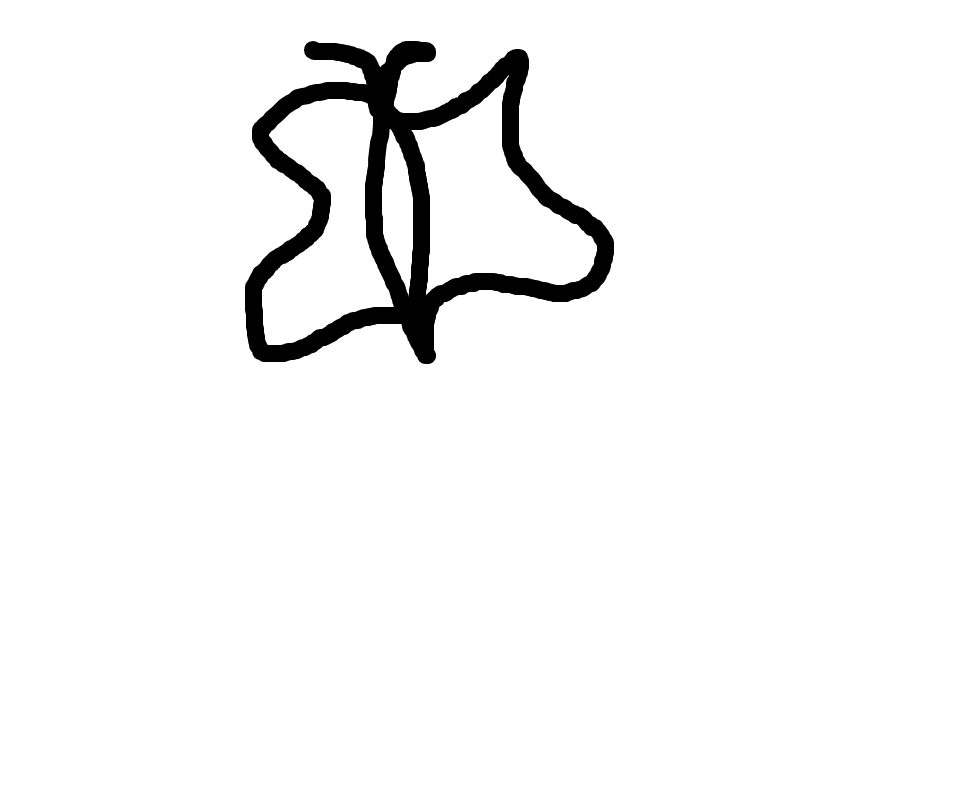
#> input picture backend/temp_butterfly.png, 958 x 789 px
$ python -i preprocess.py   (imports and definitions only)
#> lines starting #> are read from the running program, lines starting #| are printed output that depends on the picture; after the words box and inside, x2 and y2 are one past the last pixel; in counts of white or black regions, pixels touching at a corner belong together
from PIL import Image
import numpy as np

def preprocess_image(image_file):
    # Load image
#> called with image_file = 'temp_butterfly.png'
    img = Image.open(image_file).convert("RGBA")
#> img is the input picture: PIL image 958x789 RGBA; mean R, G, B, A 244.4, 244.4, 244.4, 255

    # Convert to grayscale
    img = img.convert("L")
#> img: PIL image 958x789 L

    # Convert to numpy array
    img_arr = np.array(img)

    # Detect non-white pixels (the drawing)
    mask = img_arr < 250
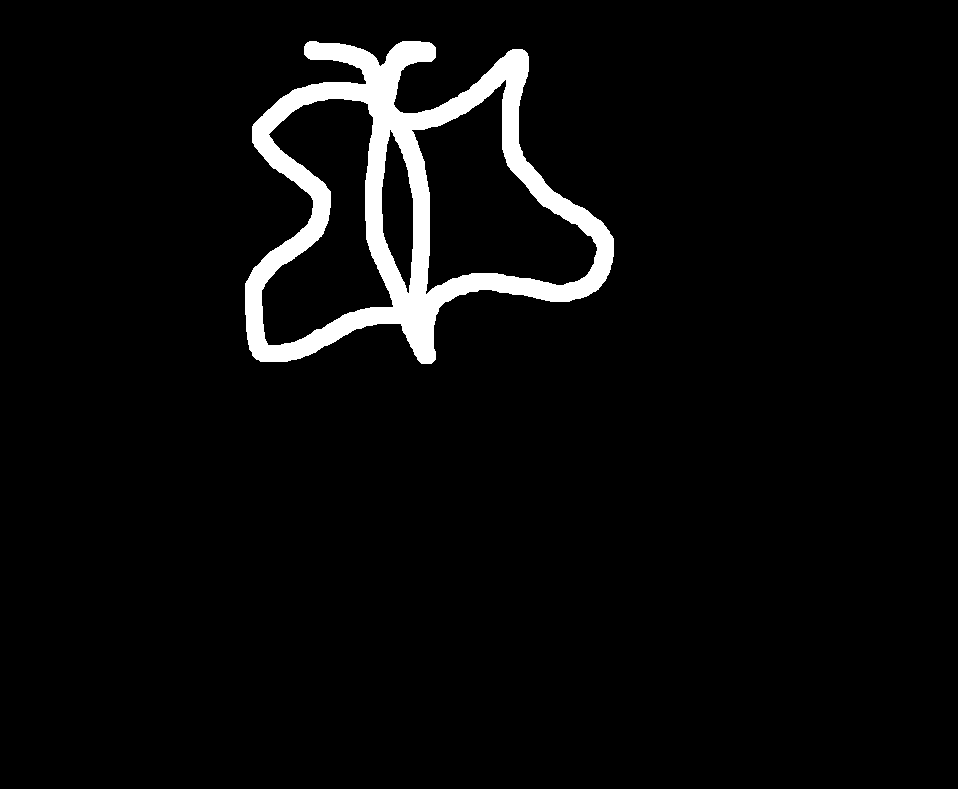
#> mask: shape (789, 958) bool; 4.3% white; 1 white region, box (x1, y1, x2, y2) and area: (245, 41, 614, 364) 32786

    # Find bounding box
    coords = np.argwhere(mask)
#> coords = 32786 pairs, first value 41 to 363, second value 245 to 613

    y_min, x_min = coords.min(axis=0)
#> y_min = 41; x_min = 245
    y_max, x_max = coords.max(axis=0)
#> y_max = 363; x_max = 613

    # Crop to drawing
    cropped = img_arr[y_min:y_max+1, x_min:x_max+1]
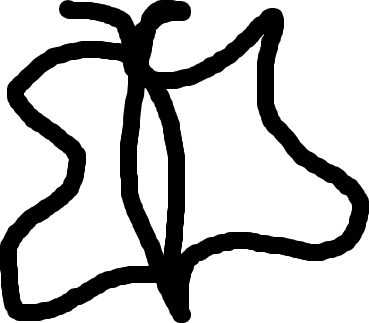
#> cropped: shape (323, 369); min 0, max 255, mean 187.5

    # Add small padding
    padding = 10
    cropped = np.pad(
        cropped,
        pad_width=padding,
        mode='constant',
        constant_values=255
    )
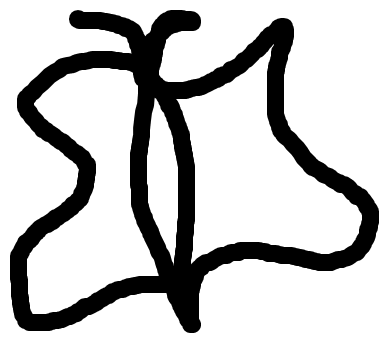
#> cropped: shape (343, 389); min 0, max 255, mean 194.7

    # Resize to 28x28
    resized = Image.fromarray(cropped).resize((28, 28))
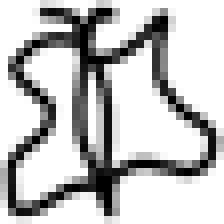
#> resized: PIL image 28x28 L (shown 8 times larger); min 0, max 255, mean 193.3

    # Convert back to numpy
    final_img = np.array(resized)

    # Invert colors so doodle becomes bright
    final_img = 255 - final_img
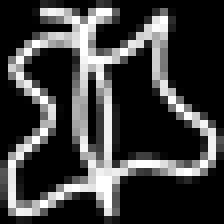
#> final_img: shape (28, 28) (shown 8 times larger); min 0, max 255, mean 61.7

    # Normalize
    final_img = final_img.astype("float32") / 255.0

    # Add channel dimension
    final_img = np.expand_dims(final_img, axis=-1)

    # Add batch dimension
    final_img = np.expand_dims(final_img, axis=0)

    return final_img

>>> result = preprocess_image('temp_butterfly.png')

$ run again, on backend/temp_star.png
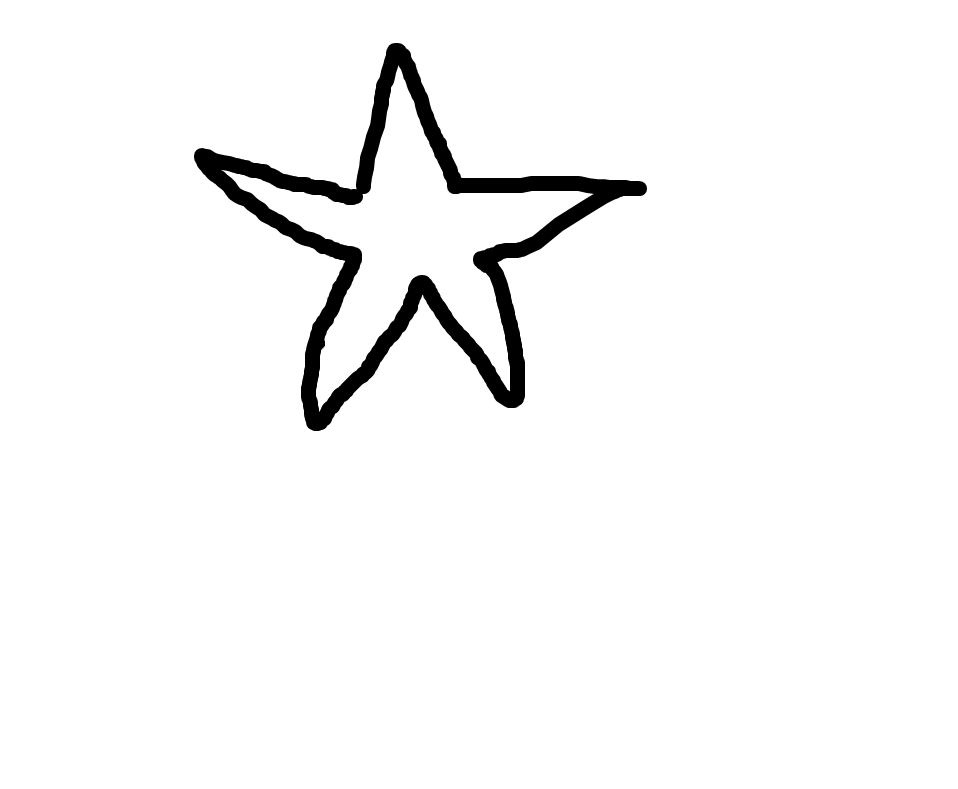
#> input picture backend/temp_star.png, 958 x 789 px
#> in preprocess_image, img is the input picture: PIL image 958x789 RGBA; mean R, G, B, A 246.6, 246.6, 246.6, 255
#> img: PIL image 958x789 L
#> in preprocess_image, `mask = img_arr < 250`:
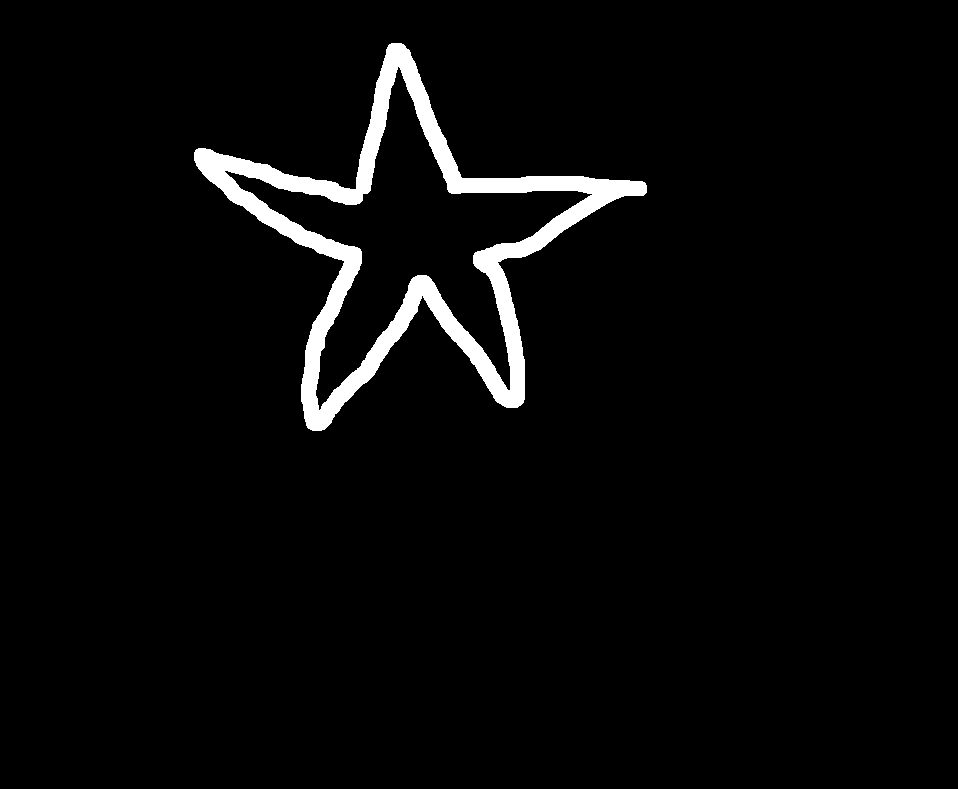
#> mask: shape (789, 958) bool; 3.5% white; 1 white region, box (x1, y1, x2, y2) and area: (194, 43, 647, 431) 26346
#> coords = 26346 pairs, first value 43 to 430, second value 194 to 646
#> y_min = 43; x_min = 194
#> y_max = 430; x_max = 646
#> in preprocess_image, `final_img = 255 - final_img`:
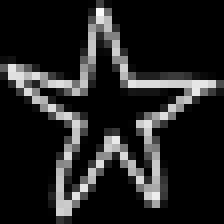
#> final_img: shape (28, 28) (shown 8 times larger); min 0, max 250, mean 34.2
